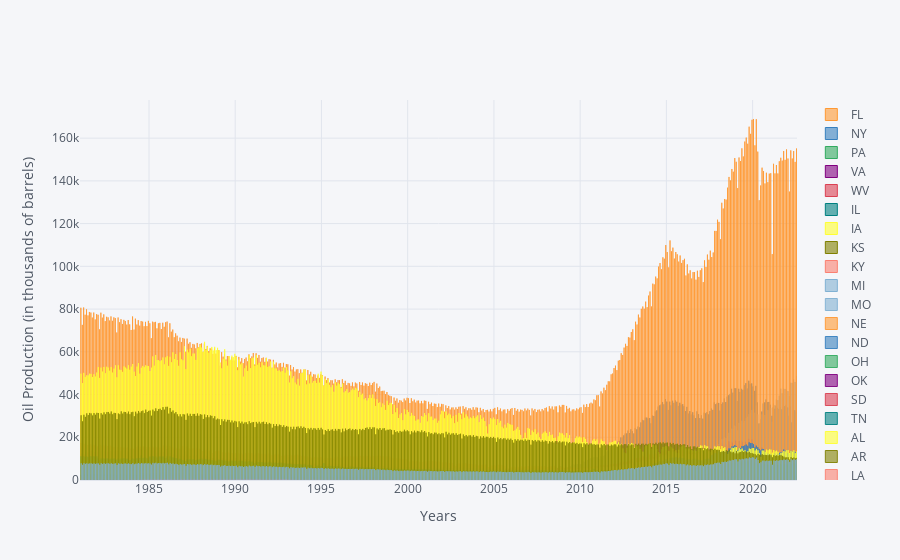

The code cell stored with this chart in its notebook:
### Code cell
df.iplot(kind = 'bar', xTitle = 'Years', yTitle = 'Oil Production (in thousands of barrels)')

### Figure 1 — Plotly figure (JSON) as saved in the notebook; plotly's stock layout.template omitted (floating-point values rounded to 4 significant figures; data arrays with more than 128 entries replaced by an {"elided": "..."} marker saying what was removed)
{"data": [{"marker": {"color": "rgba(255, 153, 51, 0.6)", "line": {"color": "rgba(255, 153, 51, 1.0)", "width": 1}}, "name": "FL", "orientation": "v", "text": "", "type": "bar", "x": {"elided": "499 str values"}, "y": {"elided": "499 int values"}}, {"marker": {"color": "rgba(55, 128, 191, 0.6)", "line": {"color": "rgba(55, 128, 191, 1.0)", "width": 1}}, "name": "NY", "orientation": "v", "text": "", "type": "bar", "x": {"elided": "499 str values"}, "y": {"elided": "499 int values"}}, {"marker": {"color": "rgba(50, 171, 96, 0.6)", "line": {"color": "rgba(50, 171, 96, 1.0)", "width": 1}}, "name": "PA", "orientation": "v", "text": "", "type": "bar", "x": {"elided": "499 str values"}, "y": {"elided": "499 int values"}}, {"marker": {"color": "rgba(128, 0, 128, 0.6)", "line": {"color": "rgba(128, 0, 128, 1.0)", "width": 1}}, "name": "VA", "orientation": "v", "text": "", "type": "bar", "x": {"elided": "499 str values"}, "y": {"elided": "499 int values"}}, {"marker": {"color": "rgba(219, 64, 82, 0.6)", "line": {"color": "rgba(219, 64, 82, 1.0)", "width": 1}}, "name": "WV", "orientation": "v", "text": "", "type": "bar", "x": {"elided": "499 str values"}, "y": {"elided": "499 int values"}}, {"marker": {"color": "rgba(0, 128, 128, 0.6)", "line": {"color": "rgba(0, 128, 128, 1.0)", "width": 1}}, "name": "IL", "orientation": "v", "text": "", "type": "bar", "x": {"elided": "499 str values"}, "y": {"elided": "499 int values"}}, {"marker": {"color": "rgba(255, 255, 51, 0.6)", "line": {"color": "rgba(255, 255, 51, 1.0)", "width": 1}}, "name": "IA", "orientation": "v", "text": "", "type": "bar", "x": {"elided": "499 str values"}, "y": {"elided": "499 int values"}}, {"marker": {"color": "rgba(128, 128, 0, 0.6)", "line": {"color": "rgba(128, 128, 0, 1.0)", "width": 1}}, "name": "KS", "orientation": "v", "text": "", "type": "bar", "x": {"elided": "499 str values"}, "y": {"elided": "499 int values"}}, {"marker": {"color": "rgba(251, 128, 114, 0.6)", "line": {"color": "rgba(251, 128, 114, 1.0)", "width": 1}}, "name": "KY", "orientation": "v", "text": "", "type": "bar", "x": {"elided": "499 str values"}, "y": {"elided": "499 int values"}}, {"marker": {"color": "rgba(128, 177, 211, 0.6)", "line": {"color": "rgba(128, 177, 211, 1.0)", "width": 1}}, "name": "MI", "orientation": "v", "text": "", "type": "bar", "x": {"elided": "499 str values"}, "y": {"elided": "499 int values"}}, {"marker": {"color": "rgba(128, 177, 211, 0.6)", "line": {"color": "rgba(128, 177, 211, 0.8999999999999999)", "width": 1}}, "name": "MO", "orientation": "v", "text": "", "type": "bar", "x": {"elided": "499 str values"}, "y": {"elided": "499 int values"}}, {"marker": {"color": "rgba(255, 153, 51, 0.6)", "line": {"color": "rgba(255, 153, 51, 0.8999999999999999)", "width": 1}}, "name": "NE", "orientation": "v", "text": "", "type": "bar", "x": {"elided": "499 str values"}, "y": {"elided": "499 int values"}}, {"marker": {"color": "rgba(55, 128, 191, 0.6)", "line": {"color": "rgba(55, 128, 191, 0.8999999999999999)", "width": 1}}, "name": "ND", "orientation": "v", "text": "", "type": "bar", "x": {"elided": "499 str values"}, "y": {"elided": "499 int values"}}, {"marker": {"color": "rgba(50, 171, 96, 0.6)", "line": {"color": "rgba(50, 171, 96, 0.8999999999999999)", "width": 1}}, "name": "OH", "orientation": "v", "text": "", "type": "bar", "x": {"elided": "499 str values"}, "y": {"elided": "499 int values"}}, {"marker": {"color": "rgba(128, 0, 128, 0.6)", "line": {"color": "rgba(128, 0, 128, 0.8999999999999999)", "width": 1}}, "name": "OK", "orientation": "v", "text": "", "type": "bar", "x": {"elided": "499 str values"}, "y": {"elided": "499 int values"}}, {"marker": {"color": "rgba(219, 64, 82, 0.6)", "line": {"color": "rgba(219, 64, 82, 0.8999999999999999)", "width": 1}}, "name": "SD", "orientation": "v", "text": "", "type": "bar", "x": {"elided": "499 str values"}, "y": {"elided": "499 int values"}}, {"marker": {"color": "rgba(0, 128, 128, 0.6)", "line": {"color": "rgba(0, 128, 128, 0.8999999999999999)", "width": 1}}, "name": "TN", "orientation": "v", "text": "", "type": "bar", "x": {"elided": "499 str values"}, "y": {"elided": "499 int values"}}, {"marker": {"color": "rgba(255, 255, 51, 0.6)", "line": {"color": "rgba(255, 255, 51, 0.8999999999999999)", "width": 1}}, "name": "AL", "orientation": "v", "text": "", "type": "bar", "x": {"elided": "499 str values"}, "y": {"elided": "499 int values"}}, {"marker": {"color": "rgba(128, 128, 0, 0.6)", "line": {"color": "rgba(128, 128, 0, 0.8999999999999999)", "width": 1}}, "name": "AR", "orientation": "v", "text": "", "type": "bar", "x": {"elided": "499 str values"}, "y": {"elided": "499 int values"}}, {"marker": {"color": "rgba(251, 128, 114, 0.6)", "line": {"color": "rgba(251, 128, 114, 0.8999999999999999)", "width": 1}}, "name": "LA", "orientation": "v", "text": "", "type": "bar", "x": {"elided": "499 str values"}, "y": {"elided": "499 int values"}}, {"marker": {"color": "rgba(251, 128, 114, 0.6)", "line": {"color": "rgba(251, 128, 114, 0.7999999999999998)", "width": 1}}, "name": "MS", "orientation": "v", "text": "", "type": "bar", "x": {"elided": "499 str values"}, "y": {"elided": "499 int values"}}, {"marker": {"color": "rgba(128, 177, 211, 0.6)", "line": {"color": "rgba(128, 177, 211, 0.7999999999999998)", "width": 1}}, "name": "NM", "orientation": "v", "text": "", "type": "bar", "x": {"elided": "499 str values"}, "y": {"elided": "499 int values"}}, {"marker": {"color": "rgba(255, 153, 51, 0.6)", "line": {"color": "rgba(255, 153, 51, 0.7999999999999998)", "width": 1}}, "name": "TX", "orientation": "v", "text": "", "type": "bar", "x": {"elided": "499 str values"}, "y": {"elided": "499 int values"}}, {"marker": {"color": "rgba(55, 128, 191, 0.6)", "line": {"color": "rgba(55, 128, 191, 0.7999999999999998)", "width": 1}}, "name": "CO", "orientation": "v", "text": "", "type": "bar", "x": {"elided": "499 str values"}, "y": {"elided": "499 int values"}}, {"marker": {"color": "rgba(50, 171, 96, 0.6)", "line": {"color": "rgba(50, 171, 96, 0.7999999999999998)", "width": 1}}, "name": "ID", "orientation": "v", "text": "", "type": "bar", "x": {"elided": "499 str values"}, "y": {"elided": "499 mixed values"}}, {"marker": {"color": "rgba(128, 0, 128, 0.6)", "line": {"color": "rgba(128, 0, 128, 0.7999999999999998)", "width": 1}}, "name": "MT", "orientation": "v", "text": "", "type": "bar", "x": {"elided": "499 str values"}, "y": {"elided": "499 int values"}}, {"marker": {"color": "rgba(219, 64, 82, 0.6)", "line": {"color": "rgba(219, 64, 82, 0.7999999999999998)", "width": 1}}, "name": "UT", "orientation": "v", "text": "", "type": "bar", "x": {"elided": "499 str values"}, "y": {"elided": "499 int values"}}, {"marker": {"color": "rgba(0, 128, 128, 0.6)", "line": {"color": "rgba(0, 128, 128, 0.7999999999999998)", "width": 1}}, "name": "WY", "orientation": "v", "text": "", "type": "bar", "x": {"elided": "499 str values"}, "y": {"elided": "499 int values"}}, {"marker": {"color": "rgba(255, 255, 51, 0.6)", "line": {"color": "rgba(255, 255, 51, 0.7999999999999998)", "width": 1}}, "name": "AK", "orientation": "v", "text": "", "type": "bar", "x": {"elided": "499 str values"}, "y": {"elided": "499 int values"}}, {"marker": {"color": "rgba(128, 128, 0, 0.6)", "line": {"color": "rgba(128, 128, 0, 0.7999999999999998)", "width": 1}}, "name": "AZ", "orientation": "v", "text": "", "type": "bar", "x": {"elided": "499 str values"}, "y": {"elided": "499 int values"}}, {"marker": {"color": "rgba(128, 128, 0, 0.6)", "line": {"color": "rgba(128, 128, 0, 0.7)", "width": 1}}, "name": "CA", "orientation": "v", "text": "", "type": "bar", "x": {"elided": "499 str values"}, "y": {"elided": "499 int values"}}, {"marker": {"color": "rgba(251, 128, 114, 0.6)", "line": {"color": "rgba(251, 128, 114, 0.7)", "width": 1}}, "name": "NV", "orientation": "v", "text": "", "type": "bar", "x": {"elided": "499 str values"}, "y": {"elided": "499 int values"}}, {"marker": {"color": "rgba(128, 177, 211, 0.6)", "line": {"color": "rgba(128, 177, 211, 0.7)", "width": 1}}, "name": "mean", "orientation": "v", "text": "", "type": "bar", "x": {"elided": "499 str values"}, "y": {"elided": "499 float values"}}], "layout": {"legend": {"bgcolor": "#F5F6F9", "font": {"color": "#4D5663"}}, "paper_bgcolor": "#F5F6F9", "plot_bgcolor": "#F5F6F9", "title": {"font": {"color": "#4D5663"}}, "xaxis": {"gridcolor": "#E1E5ED", "showgrid": true, "tickfont": {"color": "#4D5663"}, "title": {"font": {"color": "#4D5663"}, "text": "Years"}, "zerolinecolor": "#E1E5ED"}, "yaxis": {"gridcolor": "#E1E5ED", "showgrid": true, "tickfont": {"color": "#4D5663"}, "title": {"font": {"color": "#4D5663"}, "text": "Oil Production (in thousands of barrels)"}, "zerolinecolor": "#E1E5ED"}}}
